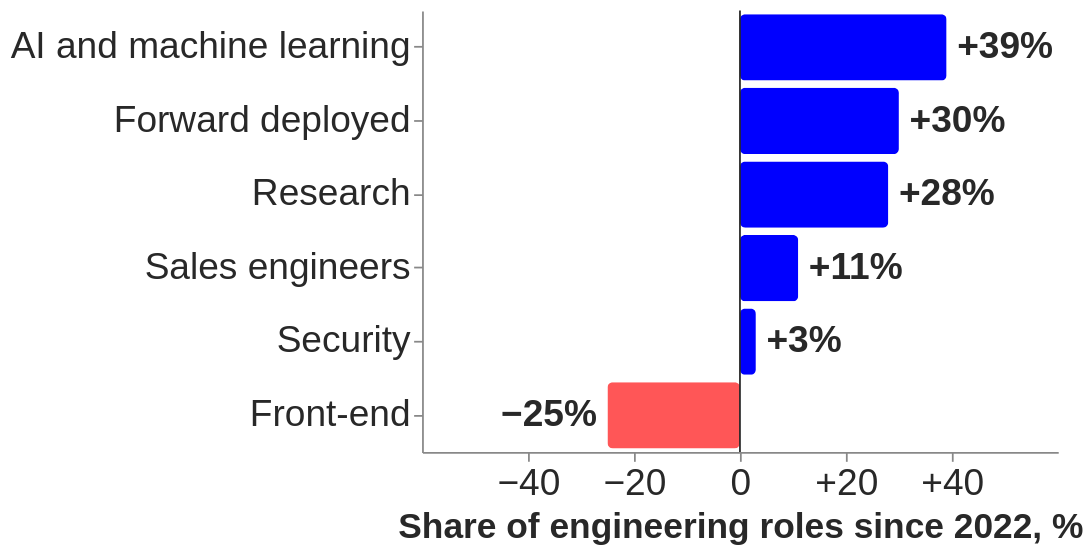

The specification (Vega-Lite) saved for this image:
### Vega-Lite specification from a JSON file in a GitHub repository (floating-point values rounded to 4 significant figures)
{"$schema": "https://vega.github.io/schema/vega-lite/v5.json", "width": 360, "height": 250, "data": {"values": [{"k": "AI and machine learning", "v": 39, "c": "#0000FF", "t": "+39%"}, {"k": "Forward deployed", "v": 30, "c": "#0000FF", "t": "+30%"}, {"k": "Research", "v": 28, "c": "#0000FF", "t": "+28%"}, {"k": "Sales engineers", "v": 11, "c": "#0000FF", "t": "+11%"}, {"k": "Security", "v": 3, "c": "#0000FF", "t": "+3%"}, {"k": "Front-end", "v": -25, "c": "#FF5657", "t": "−25%"}]}, "layer": [{"mark": {"type": "bar", "cornerRadius": 3}, "encoding": {"y": {"field": "k", "type": "ordinal", "sort": null, "axis": {"title": null, "labelLimit": 340}}, "x": {"field": "v", "type": "quantitative", "scale": {"domain": [-55, 52]}, "axis": {"title": "Share of engineering roles since 2022, %", "grid": false, "labelExpr": "datum.value>0?'+'+datum.value:datum.value==0?'0':'−'+(-datum.value)", "values": [-40, -20, 0, 20, 40]}}, "color": {"field": "c", "type": "nominal", "scale": null}}}, {"transform": [{"filter": "datum.v>0"}], "mark": {"type": "text", "align": "left", "dx": 6, "fontSize": 21, "fontWeight": "bold", "color": "#282828"}, "encoding": {"y": {"field": "k", "type": "ordinal", "sort": null}, "x": {"field": "v", "type": "quantitative"}, "text": {"field": "t"}}}, {"transform": [{"filter": "datum.v<0"}], "mark": {"type": "text", "align": "right", "dx": -6, "fontSize": 21, "fontWeight": "bold", "color": "#282828"}, "encoding": {"y": {"field": "k", "type": "ordinal", "sort": null}, "x": {"field": "v", "type": "quantitative"}, "text": {"field": "t"}}}, {"data": {"values": [{"x": 0}]}, "mark": {"type": "rule", "color": "#282828"}, "encoding": {"x": {"field": "x", "type": "quantitative"}}}], "config": {"font": "Tahoma, Verdana, sans-serif", "axis": {"labelFontSize": 21, "titleFontSize": 20, "labelColor": "#282828", "titleColor": "#282828"}, "view": {"stroke": null}}}
